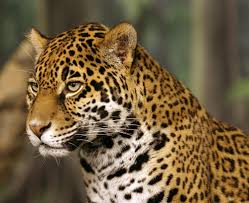
#> input picture TUGAS_PRAKTIKUM/img/jaguar.jpg, 249 x 203 px, found by its file name
$ python Rotasi_Citra.py
#> lines starting #> are read from the running program, lines starting #| are printed output that depends on the picture
#> further down, image is the input picture: shape (203, 249, 3); mean R, G, B 115, 95.2, 65.4
import imageio as img
import numpy as np
import matplotlib.pyplot as plt

def rotateImage(image, degree):
#> called with degree = 45
    radian_deg = np.radians (degree)
    cos_deg, sin_deg = np.cos(radian_deg), np.sin(radian_deg)

    height, width = image.shape[:2]
#> height = 203; width = 249
    max_dim = int(np.sqrt(height**2 + width**2))
#> max_dim = 321
    outputImage = np.zeros((max_dim,max_dim,3), dtype=image.dtype)

    centerY, centerX = max_dim//2, max_dim//2
#> centerY = 160; centerX = 160

    for y in range(-height//2,height//2):
        for x in range(-width//2,width//2):
         newX = int(cos_deg * x - sin_deg * y) + centerX
         newY = int(sin_deg * x + cos_deg * y) + centerY

         if 0 <=newX < max_dim and 0 <= newY < max_dim:
            outputImage [newY, newX] = image [y + height//2, x + width//2]
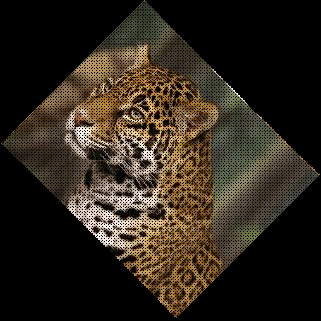
#> outputImage: shape (321, 321, 3); mean R, G, B 46.3, 38.4, 26.4
    return outputImage

image = img.imread('jaguar.jpg')

rotated_image = rotateImage(image, 45)

plt.subplot(1, 2, 1)
plt.imshow(image)

plt.subplot(1, 2, 2)
plt.imshow(rotated_image)

plt.show()
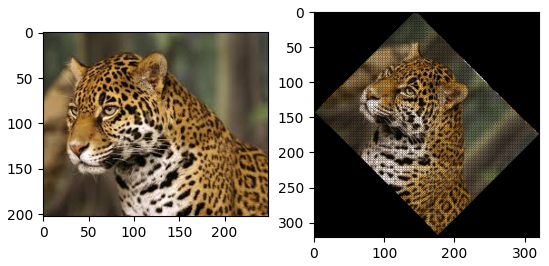
#> figure drawn by matplotlib, 2 panels
